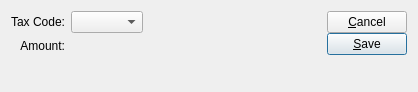
<?xml version="1.0" encoding="UTF-8"?>
<ui version="4.0">
 <comment>This file is part of the xTuple ERP: PostBooks Edition, a free and
open source Enterprise Resource Planning software suite,
Copyright (c) 1999-2019 by OpenMFG LLC, d/b/a xTuple.
It is licensed to you under the Common Public Attribution License
version 1.0, the full text of which (including xTuple-specific Exhibits)
is available at www.xtuple.com/CPAL.  By using this software, you agree
to be bound by its terms.</comment>
 <class>taxAdjustment</class>
 <widget class="QDialog" name="taxAdjustment">
  <property name="geometry">
   <rect>
    <x>0</x>
    <y>0</y>
    <width>418</width>
    <height>92</height>
   </rect>
  </property>
  <property name="windowTitle">
   <string>Tax Adjustment</string>
  </property>
  <layout class="QGridLayout" name="gridLayout_2">
   <item row="0" column="0">
    <layout class="QHBoxLayout" name="horizontalLayout_2">
     <item>
      <layout class="QVBoxLayout" name="verticalLayout">
       <item>
        <layout class="QGridLayout" name="gridLayout">
         <item row="0" column="0">
          <widget class="QLabel" name="_characteristicLit">
           <property name="text">
            <string>Tax Code:</string>
           </property>
           <property name="alignment">
            <set>Qt::AlignRight|Qt::AlignTrailing|Qt::AlignVCenter</set>
           </property>
           <property name="buddy">
            <cstring>_taxcode</cstring>
           </property>
          </widget>
         </item>
         <item row="0" column="1">
          <layout class="QHBoxLayout" name="horizontalLayout">
           <item>
            <widget class="XComboBox" name="_taxcode">
             <property name="allowNull">
              <bool>true</bool>
             </property>
             <property name="nullStr">
              <string>Select a Code</string>
             </property>
             <property name="type">
              <enum>XComboBox::TaxCodes</enum>
             </property>
            </widget>
           </item>
           <item>
            <spacer name="horizontalSpacer">
             <property name="orientation">
              <enum>Qt::Horizontal</enum>
             </property>
             <property name="sizeHint" stdset="0">
              <size>
               <width>0</width>
               <height>20</height>
              </size>
             </property>
            </spacer>
           </item>
          </layout>
         </item>
         <item row="1" column="0">
          <widget class="QLabel" name="_listpriceLit">
           <property name="text">
            <string>Amount:</string>
           </property>
           <property name="alignment">
            <set>Qt::AlignRight|Qt::AlignTrailing|Qt::AlignVCenter</set>
           </property>
          </widget>
         </item>
         <item row="1" column="1">
          <layout class="QHBoxLayout">
           <item>
            <widget class="CurrCluster" name="_amount">
             <property name="allowNegative">
              <bool>true</bool>
             </property>
             <property name="currencyDisabled">
              <bool>true</bool>
             </property>
            </widget>
           </item>
           <item>
            <spacer>
             <property name="orientation">
              <enum>Qt::Horizontal</enum>
             </property>
             <property name="sizeHint" stdset="0">
              <size>
               <width>0</width>
               <height>0</height>
              </size>
             </property>
            </spacer>
           </item>
          </layout>
         </item>
        </layout>
       </item>
       <item>
        <spacer>
         <property name="orientation">
          <enum>Qt::Vertical</enum>
         </property>
         <property name="sizeType">
          <enum>QSizePolicy::Expanding</enum>
         </property>
         <property name="sizeHint" stdset="0">
          <size>
           <width>20</width>
           <height>0</height>
          </size>
         </property>
        </spacer>
       </item>
      </layout>
     </item>
     <item>
      <spacer name="horizontalSpacer_2">
       <property name="orientation">
        <enum>Qt::Horizontal</enum>
       </property>
       <property name="sizeHint" stdset="0">
        <size>
         <width>40</width>
         <height>0</height>
        </size>
       </property>
      </spacer>
     </item>
     <item>
      <layout class="QVBoxLayout">
       <property name="spacing">
        <number>0</number>
       </property>
       <item>
        <widget class="QPushButton" name="_close">
         <property name="text">
          <string>&amp;Cancel</string>
         </property>
        </widget>
       </item>
       <item>
        <widget class="QPushButton" name="_save">
         <property name="text">
          <string>&amp;Save</string>
         </property>
         <property name="autoDefault">
          <bool>true</bool>
         </property>
         <property name="default">
          <bool>true</bool>
         </property>
        </widget>
       </item>
       <item>
        <spacer>
         <property name="orientation">
          <enum>Qt::Vertical</enum>
         </property>
         <property name="sizeType">
          <enum>QSizePolicy::Expanding</enum>
         </property>
         <property name="sizeHint" stdset="0">
          <size>
           <width>77</width>
           <height>0</height>
          </size>
         </property>
        </spacer>
       </item>
      </layout>
     </item>
    </layout>
   </item>
  </layout>
 </widget>
 <layoutdefault spacing="6" margin="11"/>
 <customwidgets>
  <customwidget>
   <class>CurrCluster</class>
   <extends>CurrDisplay</extends>
   <header>currcluster.h</header>
   <container>1</container>
  </customwidget>
  <customwidget>
   <class>CurrDisplay</class>
   <extends>QWidget</extends>
   <header>currcluster.h</header>
  </customwidget>
  <customwidget>
   <class>XComboBox</class>
   <extends>QComboBox</extends>
   <header>xcombobox.h</header>
  </customwidget>
 </customwidgets>
 <tabstops>
  <tabstop>_taxcode</tabstop>
  <tabstop>_save</tabstop>
  <tabstop>_close</tabstop>
 </tabstops>
 <resources/>
 <connections>
  <connection>
   <sender>_close</sender>
   <signal>clicked()</signal>
   <receiver>taxAdjustment</receiver>
   <slot>reject()</slot>
   <hints>
    <hint type="sourcelabel">
     <x>370</x>
     <y>30</y>
    </hint>
    <hint type="destinationlabel">
     <x>20</x>
     <y>20</y>
    </hint>
   </hints>
  </connection>
 </connections>
</ui>
